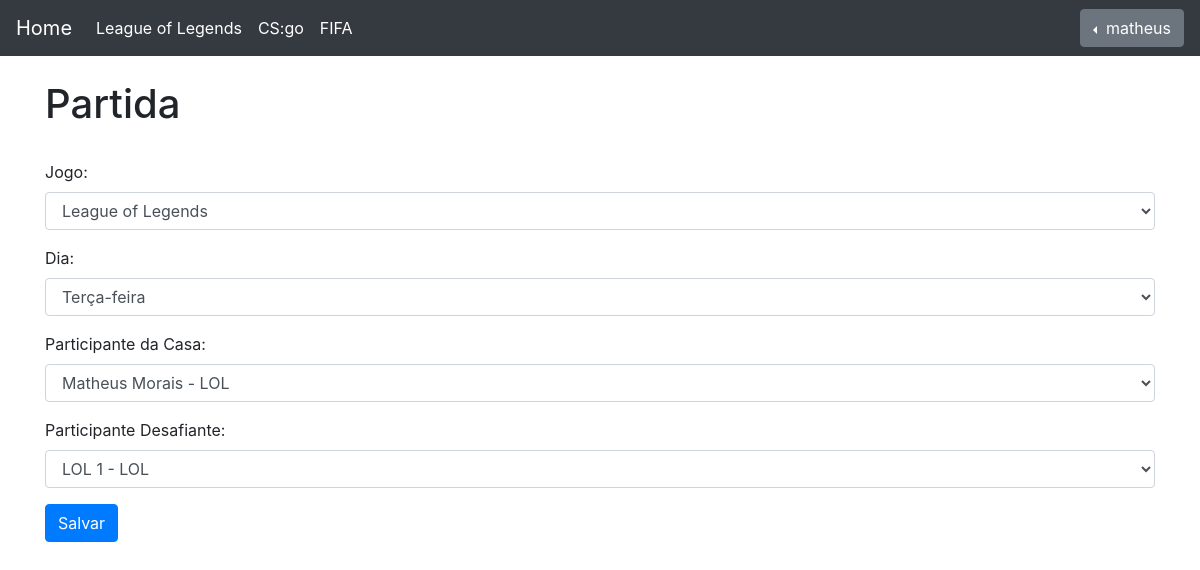
/participantes/editar-partida/3/ (signed in), run on the app's committed database.
### participante/models.py (models this page shows, shortened)
class Partida(models.Model):
    DIA_CHOICES = (
        ('T', 'Terça-feira'),
        ('Q', 'Quarta-feira'),
        ('QI', 'Quinta-feira'),
        ('S', 'Sexta-feira'),
    )
    JOGO_CHOICES = (
        ('LOL', 'League of Legends'),
        ('FIFA', 'FIFA'),
        ('CSGO', 'CS:GO'),
    )
    jogo = models.CharField(verbose_name='Jogo', max_length=4, choices=JOGO_CHOICES)
    dia = models.CharField(verbose_name='Dia', max_length=2, choices=DIA_CHOICES)
    participante_casa = models.ForeignKey(Participante, related_name='participante_casa', on_delete=models.PROTECT)
    participante_desafiante = models.ForeignKey(Participante, related_name='participante_desafiante', on_delete=models.PROTECT)

### participante/views.py (the view)
# urls.py: url('^editar-partida/(?P<id>[0-9]+)/$', views.editar_partida, name='editar-partida'),
@login_required
def editar_partida(request, id):
    partida = get_object_or_404(Partida, id=id)
    if request.method == 'POST':
        form = PartidaForms(request.POST, instance=partida)
        if form.is_valid():
            form.save()
            if partida.jogo == 'LOL':
                return redirect('participantes:lista-participantes-partidas-LOL')
            elif partida.jogo == 'FIFA':
                return redirect('participantes:lista-participantes-partidas-FIFA')
            elif partida.jogo == 'CSGO':
                return redirect('participantes:lista-participantes-partidas-CSGO')
    else:
        form = PartidaForms(instance=partida)
        return render(request, 'partidas/nova_partida.html', {'form': form})

### participante/forms.py
class PartidaForms(forms.ModelForm):
    class Meta:
        model = Partida
        fields = '__all__'

### participante/models.py (called while the page is built)
    def __str__(self):
        return self.nome + ' - ' + self.jogo

### participante/templates/partidas/nova_partida.html (shortened to what this page needs)
{% extends "base.html" %}
{% load widget_tweaks %}
    {% block body %}
    <h1>Partida</h1>
    <br/>
        <form class="" action="" method="post">
            <div class="form-group">
                <label for="{{ form.jogo.id_for_label }}">Jogo:</label>
                {{ form.jogo|add_class:"form-control" }}
            </div>
            <div class="form-group">
                <label for="{{ form.dia.id_for_label }}">Dia:</label>
                {{ form.dia|add_class:"form-control" }}
            </div>
            <div class="form-group">
                <label for="{{ form.participante_casa.id_for_label }}">Participante da Casa:</label>
                {{ form.participante_casa|add_class:"form-control" }}
            </div>
            <div class="form-group">
                <label for="{{ form.participante_desafiante.id_for_label }}">Participante Desafiante:</label>
                {{ form.participante_desafiante|add_class:"form-control" }}
            </div>
            <div class="form-group">
                <button type="submit" class = "btn btn-primary" >Salvar</button>
            </div>
        </form>
    {% endblock body %}

### main/templates/base.html (shortened to what this page needs)
{% load staticfiles %}
<!doctype html>
<html lang="pt">
  <head>
    <link href="{% static "css/bootstrap.min.css" %}" rel="stylesheet">
    <link href="{% static "css/starter-template.css" %}" rel="stylesheet">
  </head>
  <body>
    <nav class="navbar navbar-expand-md navbar-dark bg-dark fixed-top">
      <a class="navbar-brand" href="/">Home</a>
      <div class="collapse navbar-collapse" id="navbarsExampleDefault">
        <ul class="navbar-nav mr-auto">
          <li class="nav-item active">
            <a class="nav-link" href="{% url 'participantes:lista-participantes-partidas-LOL' %}">League of Legends <span class="sr-only">(current)</span></a>
          </li>
          <li class="nav-item active">
            <a class="nav-link" href="{% url 'participantes:lista-participantes-partidas-CSGO' %}">CS:go <span class="sr-only">(current)</span></a>
          </li>
          <li class="nav-item active">
            <a class="nav-link" href="{% url 'participantes:lista-participantes-partidas-FIFA' %}">FIFA <span class="sr-only">(current)</span></a>
          </li>
        </ul>
      </div>
      <div class="btn-group dropleft">
        <button type="button" class="btn btn-secondary dropdown-toggle" data-toggle="dropdown" aria-haspopup="true" aria-expanded="false">
          {% if user.is_authenticated %}{{user.get_full_name|default:user.username}}{% endif %}
        </button>
      </div>
    </nav>
    <div  class="container">
      {% block body %}
      {% endblock body %}
    </div>
  </body>
</html>

### main/static/css/starter-template.css (style rules this page uses)
body { padding-top: 5rem; }

### data on the page
Partida: jogo "League of Legends", dia "Terça-feira", participante_casa "Matheus Morais - LOL", participante_desafiante "LOL 1 - LOL"

### other printed values
{{ user.get_full_name|default:user.username }} "matheus"
